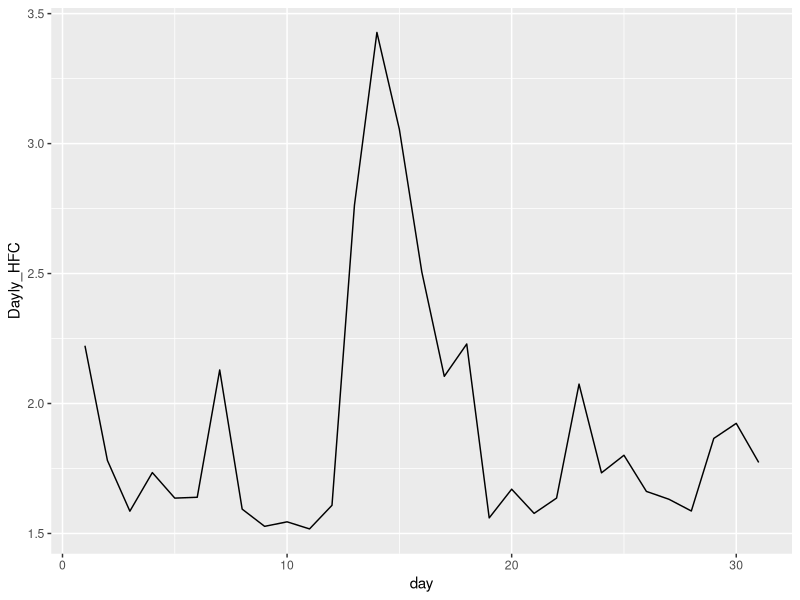
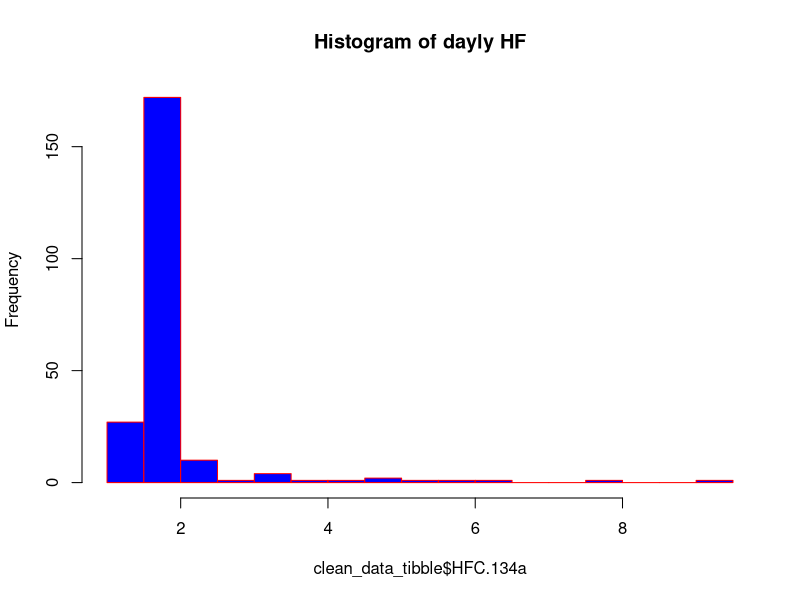

R code for these plots, in order:
#author: LiYuan
#time: 2020-10-20


#Revisit the data set you used in Problem 7 of the Assignment 01. 
#Now use functions from tidyr, dplyr, and ggplot2 packages to:
#[10 points] Reproduce the same time series you made previously in Assignment 01.
############################################################
#                  1, initial parameters
###########################################################
rm(list = ls())
getwd()
library("tidyr")
library("dplyr")
library("ggplot2")

############################################################
#                  2, main function
###########################################################
#2.1 [5 points] Load the csv, XLS, or XLSX file, 
#and clean possible data points with missing values or bad quality
data <- as_tibble(read.csv("MHD-ads_1994.csv",header = T))
clean_data_tibble <- data %>% select(month,day,HFC.134a) %>% 
  filter(!is.na(HFC.134a) & HFC.134a<=99 ) #%>% 
 # mutate(month=as.factor(month))

#2.2 [5 points] Plot the time series of a certain variable.
clean_data_tibble %>%  group_by(day) %>%   
  summarize(Dayly_HFC=mean(HFC.134a,na.rm = TRUE))  %>%
  ggplot(aes(x=day, y=Dayly_HFC)) + 
  geom_line() 

#2.3 Conduct at least 5 simple statistical checks with the variable, 
#and report your findings.
clean_data_tibble %>%  group_by(day) %>%   
  summarize(max_Dayly_HFC=max(HFC.134a),
            min_dayly_HFC=min(HFC.134a,na.rm = T),
            sum_dayly_HFC=sum(HFC.134a,na.rm = T),
            median_dayly_HFC=median(HFC.134a,na.rm = T),
            IQR_dayly_HFC=IQR(HFC.134a,na.rm = T))

#hist plot
            hist(clean_data_tibble$HFC.134a,
                 main = "Histogram of dayly HF",
                 breaks = 20,
                 col = "blue",
                 border = "red")